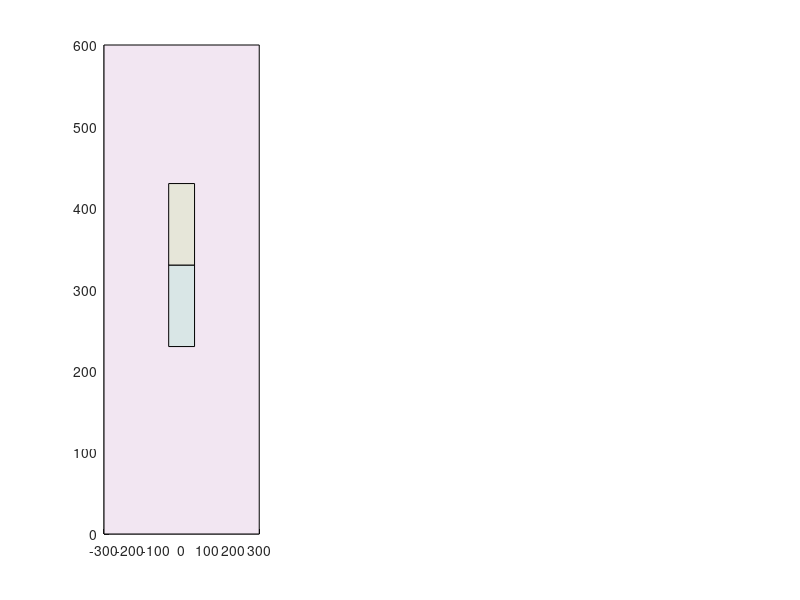

Recreate this plot in MATLAB. (Note: this script raises an error after producing the figure.)
% Example simulation scripts that implement tML 

%% STF MODEL CODE FOR EXAMPLE SESSION FIGURE

clear *_pop_avg *_pop_all mu* om* targe*
cnt=0;
intercept = 'peak';

% Estimated optimal parameters from grid search
alphas = [ 0.8 ];
sig_speed = [ 20 ];

for alpha = alphas
    for sig_spd = sig_speed
        cnt = cnt+1

                for qqq=1:15

                clear pos traj
                arena.dims = [-300 300 0 600];
                blocks = [80 60];

                arena.x = arena.dims([1 2 2 1]);
                arena.y = arena.dims([3 3 4 4]);
                smth_win = 20;
                target.cntr = [0 280];
                target.width = [50 50];
                target.x = [target.cntr(1)-target.width(1) target.cntr(1)+target.width(1) target.cntr(1)+target.width(1) target.cntr(1)-target.width(1)];
                target.y = [target.cntr(2)-target.width(2) target.cntr(2)-target.width(2) target.cntr(2)+target.width(2) target.cntr(2)+target.width(2)];

                target2.cntr = [0 380];
                target2.width = [50 50];
                target2.x = [target2.cntr(1)-target2.width(1) target2.cntr(1)+target2.width(1) target2.cntr(1)+target2.width(1) target2.cntr(1)-target2.width(1)];
                target2.y = [target2.cntr(2)-target2.width(2) target2.cntr(2)-target2.width(2) target2.cntr(2)+target2.width(2) target2.cntr(2)+target2.width(2)];

                % Refining the noise model for the dilation parameter
                tmp = 2*randn(1,sum(blocks));
                clear tmp2;
                for jj=1:sum(blocks)
                tmp2(jj) = randperm(3,1)+1;
                end
                tmp_om = 0.1*randn(1,sum(blocks));

                tmpC = conv(tmp,[-ones(1,4) ones(1,4)]./8,'same'); % mice seem to run a longer trajectory after a short one and vice versa
                
                % draw arena
                figure(10); clf;
                        subplot(131); 
                        patch(arena.x,arena.y,[0.95 0.9 0.95]); hold on;
                        patch(target.x,target.y,[0.85 0.9 0.9]);
                        patch(target2.x,target2.y,[0.9 0.9 0.85]);

                mu_spd(1) = 330; 
                om_hd(1) = 0;
                beta=0.01;
                target_hit = zeros(1,sum(blocks)); 
                hit_time = ones(1,sum(blocks)); rew_rate=zeros(1,100); 


                % run a trial
                for k=1:sum(blocks) %:100

                    % Calculate the local reward rate
                    if k<=10
                         rew_rate(k) = 0.25 ;
                    else
                         rew_rate(k) = 0.1 + (1 - sum([target_hit(k-3).*0.1 target_hit(k-2).*0.3 target_hit(k-1).*0.6]));    
                    end

                    % Generate the speed profile as a function of time
                    speed = [TNC_CreateGaussian(250,50+randn(1),500,1) TNC_CreateGaussian(250,50+randn(1),500,1)];
                    if sign(tmp(k))>0
                        speed = (mu_spd(k) + (rew_rate(k) .* tmp2(k) .* sig_spd)) .* speed;
                    else
                        speed = (mu_spd(k) + (rew_rate(k) .* tmp2(k)./-1.75 .* sig_spd)) .* speed;
                    end

                    % Generate the heading profile as a function of time
                    heading = [0.001:2*pi/1000:2*pi] + sgolayfilt( conv( randn(size(speed)) , [0 ones(1,smth_win)./smth_win 0] , 'same' ) , 3 , 201 );
                    heading = heading + om_hd(k) + (rew_rate(k) .* tmp_om(k));

                    % Initialize variables
                    pos.x(1)=randperm(60,1)-30; pos.y(1)=0;

                    for t=2:1000

                        [dx,dy] = pol2cart(heading(t),speed(t));

                        pos.x(t) = pos.x(t-1)+dx;

                            if pos.x(t)<arena.dims(1)
                                pos.x(t)=arena.dims(1);                
                            elseif pos.x(t)>arena.dims(2)
                                pos.x(t)=arena.dims(2);
                            end

                        pos.y(t) = pos.y(t-1)+dy;

                            if pos.y(t)<arena.dims(3)
                                pos.y(t)=arena.dims(3);                
                            elseif pos.y(t)>arena.dims(4)
                                pos.y(t)=arena.dims(4);
                            end

                        % check if the target was intercepted
                        if k>blocks(1)
                            curr_target = target2;
                        else
                            curr_target = target;            
                        end

                        switch intercept % Our experimental data has been run with different detection rules, simulating either here
                            case 'peak'
                                if t==500
                                    if pos.y(t)>curr_target.cntr(2)-curr_target.width(2) & pos.y(t)<curr_target.cntr(2)+curr_target.width(2) & pos.x(t)>curr_target.cntr(1)-curr_target.width(1) & pos.x(t)<curr_target.cntr(1)+curr_target.width(1)
                                        target_hit(k) = 1;
                                        if hit_time(k)==1
                                            hit_time(k) = t;
                                        end
                                    end
                                end
                                
                            case 'anypt'
                                if pos.y(t)>curr_target.cntr(2)-curr_target.width(2) & pos.y(t)<curr_target.cntr(2)+curr_target.width(2) & pos.x(t)>curr_target.cntr(1)-curr_target.width(1) & pos.x(t)<curr_target.cntr(1)+curr_target.width(1)
                                    target_hit(k) = 1;
                                    if hit_time(k)==1
                                        hit_time(k) = t;
                                    end
                                end
                        end

                    end                   
                    
                    % Calculate the update deltas for speed (mu) and heading (om)
                    if k>1 & target_hit(k)==1

                        if sign(tmp(k))>0
                            d_mu = alpha .* (rew_rate(k) .* tmp2(k) .* sig_spd);
                        else
                            d_mu = alpha .* (rew_rate(k) .* tmp2(k)./-1.75 .* sig_spd);
                        end        

                        d_mu_h = ( beta .* (mu_spd(k)-mu_spd(1)) );
                        mu_spd(k+1) = mu_spd(k) + d_mu - d_mu_h;
                        if mu_spd(k+1) > 500
                            mu_spd(k+1) = 500;
                        end

                        d_om = alpha .* (rew_rate(k) .* tmp_om(k));
                        d_om_h = ( beta .* om_hd(k) );
                        om_hd(k+1) = om_hd(k) + d_om - d_om_h;

                    else % Can set an exploration term here, but most parsimonious is static

                        mu_spd(k+1) = mu_spd(k);
                        om_hd(k+1) = om_hd(k);

                    end

                    traj.x(k,:) = pos.x;
                    traj.y(k,:) = pos.y;

                    if k<=blocks(1)
                        subplot(131); 
                        plot(pos.x,pos.y,'LineWidth',2,'color',[0.5 0 0 0.025]); hold on;
                        plot(pos.x(hit_time(k)),pos.y(hit_time(k)),'*','LineWidth',2,'color',[0.5 0 0]); hold on;        
                    else
                        subplot(131); 
                        plot(pos.x,pos.y,'LineWidth',2,'color',[0 0 0.5 0.025]); hold on;
                        plot(pos.x(hit_time(k)),pos.y(hit_time(k)),'*','LineWidth',2,'color',[0 0 0.5]); hold on;        
                    end
                    subplot(1,3,2); hold off; plot(mu_spd(1:k),'o-','color',[0.5 0.5 0.5]); hold on; plot(100*target_hit(1:k)+275,'*'); scatter(1:k,mu_spd(1:k),50,[1:k]>blocks(1),'filled'); colormap([ 1 0 0 ; 0 0 1 ]);
                    if k==sum(blocks)
                        legend('Speed (mean)','Success');
                        box off;
                    end

                    subplot(133); hold off; plot(om_hd(1:k),'o-','color',[0.5 0.5 0.5]); hold on; plot(target_hit(1:k),'*'); plot(rew_rate(1:k),'-');
                    if qqq==1
                        drawnow;
                    end
                end

                transition(qqq) = blocks(1)+1;
                mu_pop_avg(qqq,:) = mu_spd;
                corr_pop_avg(qqq,:) = target_hit;

                end
                
                
scale = 1;                

% Plot outout to allow examination of simulation results
figure(302); clf;
[cat_map] = TNC_CreateRBColormap(8,'mapb');
axis tight;
subplot(121);
shadedErrorBar(1:blocks(1),mean(mu_pop_avg(:,1:blocks(1))),std(mu_pop_avg(:,1:blocks(1)))./sqrt(size(mu_pop_avg,1))./scale,{'color',cat_map(1,:)}); hold on;
shadedErrorBar(blocks(1)+1:size(mu_pop_avg,2),mean(mu_pop_avg(:,blocks(1)+1:size(mu_pop_avg,2))),std(mu_pop_avg(:,blocks(1)+1:size(mu_pop_avg,2)))./sqrt(size(mu_pop_avg,1))./scale,{'color',cat_map(2,:)}); hold on;
ylabel('Scaled amplitude');
xlabel('Trials');

subplot(122);
shadedErrorBar(1:blocks(1),1-mean(corr_pop_avg(:,1:blocks(1))),std(corr_pop_avg(:,1:blocks(1)))./sqrt(size(corr_pop_avg,1))./scale,{'color',cat_map(1,:)}); hold on;
shadedErrorBar(blocks(1)+1:size(corr_pop_avg,2),1-mean(corr_pop_avg(:,blocks(1)+1:size(corr_pop_avg,2))),std(corr_pop_avg(:,blocks(1)+1:size(corr_pop_avg,2)))./sqrt(size(corr_pop_avg,1))./scale,{'color',cat_map(2,:)}); hold on;
ylabel('Errors per trial');
xlabel('Trials');

figure(303); clf;
[cat_map] = TNC_CreateRBColormap(8,'mapb');
axis tight;
subplot(121);
for jj=1:blocks(1)
    plot(traj.x(jj,:),traj.y(jj,:),'color',[cat_map(1,:) 0.1]); hold on;
end
plot(mean(traj.x(1:blocks(1),:)),mean(traj.y(1:blocks(1),:)),'color',cat_map(1,:),'linewidth',2);
ylabel('Y');
xlabel('X');
axis([-300 300 0 600]);


subplot(122);
for jj=blocks(1)+1:size(traj.x,1)
    plot(traj.x(jj,:),traj.y(jj,:),'color',[cat_map(2,:) 0.1]); hold on;
end
plot(mean(traj.x(blocks(1)+1:end,:)),mean(traj.y(blocks(1)+1:end,:)),'color',cat_map(2,:),'linewidth',2);
ylabel('Y');
xlabel('X');
axis([-300 300 0 600]);

    end
end

%% NTF MODEL CODE FOR EXAMPLE SESSION FIGURE
clear *_pop_avg *_pop_all *_spd path *_hit
cnt=0;
corr_w=25;
detect_style = 'inter';

% Optimal parameter estimates from grid search comparison to experimental data
alphas = [ 0.6 ];
sig_speed = [ 40 ];

for alpha = alphas
    for sig_spd = sig_speed
        cnt = cnt+1

                for qqq=1:15

                clear pos traj
                arena.dims = [-300 300 0 600];
                blocks = [40 40 40 40];

                arena.x = arena.dims([1 2 2 1]);
                arena.y = arena.dims([3 3 4 4]);
                smth_win = 20;
                
                target.cntr = [0 250];
                target.width = [300 50];
                target.x = [target.cntr(1)-target.width(1) target.cntr(1)+target.width(1) target.cntr(1)+target.width(1) target.cntr(1)-target.width(1)];
                target.y = [target.cntr(2)-target.width(2) target.cntr(2)-target.width(2) target.cntr(2)+target.width(2) target.cntr(2)+target.width(2)];

                target2.cntr = [0 450];
                target2.width = [300 50];
                target2.x = [target2.cntr(1)-target2.width(1) target2.cntr(1)+target2.width(1) target2.cntr(1)+target2.width(1) target2.cntr(1)-target2.width(1)];
                target2.y = [target2.cntr(2)-target2.width(2) target2.cntr(2)-target2.width(2) target2.cntr(2)+target2.width(2) target2.cntr(2)+target2.width(2)];

                target3.cntr = [0 350];
                target3.width = [300 50];
                target3.x = [target3.cntr(1)-target3.width(1) target3.cntr(1)+target3.width(1) target3.cntr(1)+target3.width(1) target3.cntr(1)-target3.width(1)];
                target3.y = [target3.cntr(2)-target3.width(2) target3.cntr(2)-target3.width(2) target3.cntr(2)+target3.width(2) target3.cntr(2)+target3.width(2)];

                target4.cntr = [0 250];
                target4.width = [300 50];
                target4.x = [target4.cntr(1)-target4.width(1) target4.cntr(1)+target4.width(1) target4.cntr(1)+target4.width(1) target4.cntr(1)-target4.width(1)];
                target4.y = [target4.cntr(2)-target4.width(2) target4.cntr(2)-target4.width(2) target4.cntr(2)+target4.width(2) target4.cntr(2)+target4.width(2)];
                
                % Refining the noise model for the dilation parameter
                tmp = 2*randn(1,sum(blocks));
                clear tmp2;
                for jj=1:sum(blocks)
                    tmp2(jj) = randperm(5,1)+1;
                end
                tmp_om = 0.1*randn(1,sum(blocks));

                tmpC = conv(tmp,[-ones(1,4) ones(1,4)]./8,'same'); % mice seem to run a longer trajectory after a short one and vice versa

                % draw arena
                figure(10); clf;
                        subplot(131); 
                        patch(arena.x,arena.y,[0.95 0.9 0.95]); hold on;
                        patch(target.x,target.y,[0.85 0.9 0.9]);
                        patch(target2.x,target2.y,[0.9 0.9 0.85]);
                        patch(target3.x,target3.y,[0.85 0.9 0.9]);
                        patch(target4.x,target4.y,[0.9 0.9 0.85]);

                mu_spd(1) = randperm(100,1)+275; 
                om_hd(1) = 0;
                beta=0.01;
                target_hit = zeros(1,sum(blocks)); 
                hit_time = ones(1,sum(blocks)); rew_rate=zeros(1,100); 


                % run a trial
                for k=1:sum(blocks) %:100

                    % estimate reward rate
                    if k<=10
                         rew_rate(k) = 0.25 ;
                    else
                         rew_rate(k) = 0.1 + (1 - sum([target_hit(k-3).*0.1 target_hit(k-2).*0.3 target_hit(k-1).*0.6]));    
                    end

                    % calc speed profile
                    speed = TNC_CreateGaussian(250,50+randn(1),500,1);
                    if sign(tmp(k))>0
                        speed = (mu_spd(k) + (rew_rate(k) .* tmp2(k) .* sig_spd)) .* speed;
                    else
                        speed = (mu_spd(k) + (rew_rate(k) .* tmp2(k)./-1.75 .* sig_spd)) .* speed;
                    end

                    % calc heading profile
                    heading = [0.001:2*pi/1000:pi] + sgolayfilt( conv( randn(size(speed)) , [0 ones(1,smth_win)./smth_win 0] , 'same' ) , 3 , 201 );
                    heading = heading + om_hd(k) + (rew_rate(k) .* tmp_om(k));

                    % initialize some variables for sim
                    pos.x(1)=randperm(60,1)-30; pos.y(1)=0;
                   
                    for t=2:500

                        [dx,dy] = pol2cart(heading(t),speed(t));

                        pos.x(t) = pos.x(t-1)+dx;

                            if pos.x(t)<arena.dims(1)
                                pos.x(t)=arena.dims(1);                
                            elseif pos.x(t)>arena.dims(2)
                                pos.x(t)=arena.dims(2);
                            end

                        pos.y(t) = pos.y(t-1)+dy;

                            if pos.y(t)<arena.dims(3)
                                pos.y(t)=arena.dims(3);                
                            elseif pos.y(t)>arena.dims(4)
                                pos.y(t)=arena.dims(4);
                            end

                    end
                    
                    path(k) = trapz(speed);
                    
                    switch find(k<=cumsum(blocks),1,'first')
                       case 1                           
                           curr_target = target;                           
                       case 2
                           curr_target = target2;                           
                       case 3
                           curr_target = target3;
                       case 4
                           curr_target = target4;
                    end
                    

                    switch detect_style
                        
                        case 'endpnt' %  (1) does trajectory end in target [idealized task design] 
                            if max(pos.y)>curr_target.cntr(2)-curr_target.width(2) & max(pos.y)<curr_target.cntr(2)+curr_target.width(2) & pos.x(find(pos.y==max(pos.y),1))>curr_target.cntr(1)-curr_target.width(1) & pos.x(find(pos.y==max(pos.y),1))<curr_target.cntr(1)+curr_target.width(1)
                                target_hit(k) = 1;
                                if hit_time(k)==1
                                    hit_time(k) = find(pos.y==max(pos.y),1);
                                end
                            end

                        case 'inter'    %  (2) does trajectory intercept for a little while [closer to actual design]
                            in_target = find(pos.y>curr_target.cntr(2)-curr_target.width(2) & pos.y<curr_target.cntr(2)+curr_target.width(2) & pos.x>curr_target.cntr(1)-curr_target.width(1) & pos.x<curr_target.cntr(1)+curr_target.width(1));
                            if numel(in_target)>100
                                target_hit(k) = 1;
                                if hit_time(k)==1
                                    hit_time(k) = in_target(1);
                                end
                            end
                     
                    end
                    
                    if k>1 & target_hit(k)==1

                        if sign(tmp(k))>0
                            d_mu = alpha .* (rew_rate(k) .* tmp2(k) .* sig_spd);
                        else
                            d_mu = alpha .* (rew_rate(k) .* tmp2(k)./-1.75 .* sig_spd);
                        end        

                        d_mu_h = ( beta .* (mu_spd(k)-mu_spd(1)) );
                        mu_spd(k+1) = mu_spd(k) + d_mu - d_mu_h;
                        if mu_spd(k+1) > 500
                            mu_spd(k+1) = 500;
                        end

                        d_om = alpha .* (rew_rate(k) .* tmp_om(k));
                        d_om_h = ( beta .* om_hd(k) );
                        om_hd(k+1) = om_hd(k) + d_om - d_om_h;

                    else

                        mu_spd(k+1) = mu_spd(k);
                        om_hd(k+1) = om_hd(k);

                    end

                    traj.x(k,:) = pos.x;
                    traj.y(k,:) = pos.y;
                    act_dist(k) = max(pos.y);

                    if k<=blocks(1)
                        subplot(131); 
                        plot(pos.x,pos.y,'LineWidth',2,'color',[0.5 0 0 0.025]); hold on;
                        plot(pos.x(hit_time(k)),pos.y(hit_time(k)),'*','LineWidth',2,'color',[0.5 0 0]); hold on;        
                    else
                        subplot(131); 
                        plot(pos.x,pos.y,'LineWidth',2,'color',[0 0 0.5 0.025]); hold on;
                        plot(pos.x(hit_time(k)),pos.y(hit_time(k)),'*','LineWidth',2,'color',[0 0 0.5]); hold on;        
                    end
                    subplot(1,3,2); hold off; plot(mu_spd(1:k),'o-','color',[0.5 0.5 0.5]); hold on; plot(100*target_hit(1:k)+275,'*'); scatter(1:k,mu_spd(1:k),50,[1:k]>blocks(1),'filled'); colormap([ 1 0 0 ; 0 0 1 ]);
                    if k==sum(blocks)
                        legend('Speed (mean)','Success');
                        box off;
                    end

                    subplot(133); hold off; plot(om_hd(1:k),'o-','color',[0.5 0.5 0.5]); hold on; plot(target_hit(1:k),'*'); plot(rew_rate(1:k),'-');
                    if qqq==1
                        drawnow;
                    end
                end

                transition(qqq) = blocks(1)+1;
                mu_pop_avg(qqq,:) = mu_spd;
                pt_pop_avg(qqq,:) = path;
                corr_pop_avg(qqq,:) = target_hit;
                act_move(qqq,:) = act_dist;
                disp(find(target_hit==1 & [1:sum(blocks)]>60,1))

                end
                

figure(402); clf;
[cat_map] = TNC_CreateRBColormap(8,'mapb');
axis tight;
subplot(121);
for jj=1:4
    inds = [1:40]+(40*(jj-1));
    shadedErrorBar(inds,mean(pt_pop_avg(:,inds)),std(pt_pop_avg(:,inds))./sqrt(size(pt_pop_avg,1))./scale,{'color',cat_map(jj,:)}); hold on;
end
ylabel('Scaled amplitude');
xlabel('Trials');

subplot(122);
for jj=1:4
    inds = [1:40]+(40*(jj-1));
    shadedErrorBar(inds,1-mean(corr_pop_avg(:,inds)),std(corr_pop_avg(:,inds))./sqrt(size(corr_pop_avg,1))./scale,{'color',cat_map(jj,:)}); hold on;
end
ylabel('Errors per trial');
xlabel('Trials');

figure(403); clf;
[cat_map] = TNC_CreateRBColormap(8,'mapb');
axis tight;
for kk=1:4
    subplot(2,2,kk);
    inds = [1:40]+(40*(kk-1));
    for jj=inds
        plot(traj.x(jj,:),traj.y(jj,:),'color',[cat_map(kk,:) 0.1]); hold on;
    end
    plot(mean(traj.x(inds,:)),mean(traj.y(inds,:)),'color',cat_map(kk,:),'linewidth',2);
    ylabel('Y');
    xlabel('X');
    axis([-300 300 0 600]);
end

    end
end
